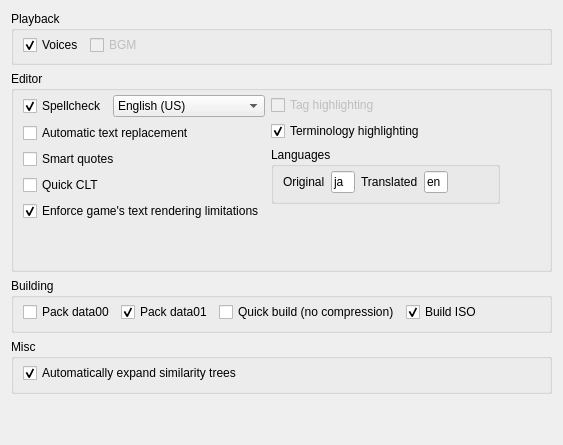
     <widget class="QWidget" name="tabPrefs">
      <attribute name="title">
       <string>Preferences</string>
      </attribute>
      <layout class="QVBoxLayout" name="verticalLayout_3">
       <item>
        <widget class="QGroupBox" name="groupBox">
         <property name="title">
          <string>Playback</string>
         </property>
         <layout class="QHBoxLayout" name="horizontalLayout_3">
          <property name="topMargin">
           <number>4</number>
          </property>
          <property name="bottomMargin">
           <number>7</number>
          </property>
          <item>
           <widget class="QCheckBox" name="chkPlayVoices">
            <property name="text">
             <string>Voices</string>
            </property>
            <property name="checked">
             <bool>true</bool>
            </property>
           </widget>
          </item>
          <item>
           <widget class="QCheckBox" name="chkPlayBGM">
            <property name="enabled">
             <bool>false</bool>
            </property>
            <property name="text">
             <string>BGM</string>
            </property>
           </widget>
          </item>
          <item>
           <spacer name="horizontalSpacer_2">
            <property name="orientation">
             <enum>Qt::Horizontal</enum>
            </property>
            <property name="sizeHint" stdset="0">
             <size>
              <width>40</width>
              <height>20</height>
             </size>
            </property>
           </spacer>
          </item>
         </layout>
        </widget>
       </item>
       <item>
        <widget class="QGroupBox" name="groupBox_2">
         <property name="title">
          <string>Editor</string>
         </property>
         <layout class="QHBoxLayout" name="horizontalLayout_7">
          <property name="topMargin">
           <number>4</number>
          </property>
          <property name="bottomMargin">
           <number>8</number>
          </property>
          <item>
           <layout class="QVBoxLayout" name="verticalLayout_9">
            <item>
             <layout class="QHBoxLayout" name="horizontalLayout">
              <item>
               <widget class="QCheckBox" name="chkSpellCheck">
                <property name="enabled">
                 <bool>true</bool>
                </property>
                <property name="sizePolicy">
                 <sizepolicy hsizetype="Maximum" vsizetype="Preferred">
                  <horstretch>0</horstretch>
                  <verstretch>0</verstretch>
                 </sizepolicy>
                </property>
                <property name="text">
                 <string>Spellcheck</string>
                </property>
                <property name="checked">
                 <bool>true</bool>
                </property>
               </widget>
              </item>
              <item>
               <widget class="QComboBox" name="cboSpellCheckLang">
                <property name="enabled">
                 <bool>true</bool>
                </property>
                <property name="sizePolicy">
                 <sizepolicy hsizetype="Minimum" vsizetype="Fixed">
                  <horstretch>0</horstretch>
                  <verstretch>0</verstretch>
                 </sizepolicy>
                </property>
                <property name="sizeAdjustPolicy">
                 <enum>QComboBox::AdjustToContents</enum>
                </property>
                <item>
                 <property name="text">
                  <string>English (US)</string>
                 </property>
                </item>
                <item>
                 <property name="text">
                  <string>English (UK)</string>
                 </property>
                </item>
               </widget>
              </item>
             </layout>
            </item>
            <item>
             <widget class="QCheckBox" name="chkTextRepl">
              <property name="enabled">
               <bool>true</bool>
              </property>
              <property name="text">
               <string>Automatic text replacement</string>
              </property>
             </widget>
            </item>
            <item>
             <widget class="QCheckBox" name="chkSmartQuotes">
              <property name="enabled">
               <bool>true</bool>
              </property>
              <property name="toolTip">
               <string>Automatically replaces straight apostrophes and quotes with angled versions.</string>
              </property>
              <property name="text">
               <string>Smart quotes</string>
              </property>
             </widget>
            </item>
            <item>
             <widget class="QCheckBox" name="chkQuickClt">
              <property name="toolTip">
               <string>Automatically replaces &lt;X&gt; with &lt;CLT X&gt;[cursor]&lt;CLT&gt; or &lt;CLT&gt;&lt;CLT X&gt;[cursor] if there's an active CLT at the cursor.</string>
              </property>
              <property name="text">
               <string>Quick CLT</string>
              </property>
             </widget>
            </item>
            <item>
             <widget class="QCheckBox" name="chkMangle">
              <property name="text">
               <string>Enforce game's text rendering limitations</string>
              </property>
              <property name="checked">
               <bool>true</bool>
              </property>
             </widget>
            </item>
            <item>
             <spacer name="verticalSpacer_4">
              <property name="orientation">
               <enum>Qt::Vertical</enum>
              </property>
              <property name="sizeHint" stdset="0">
               <size>
                <width>20</width>
                <height>40</height>
               </size>
              </property>
             </spacer>
            </item>
           </layout>
          </item>
          <item>
           <layout class="QVBoxLayout" name="verticalLayout_8">
            <item>
             <widget class="QCheckBox" name="chkTagHighlight">
              <property name="enabled">
               <bool>false</bool>
              </property>
              <property name="text">
               <string>Tag highlighting</string>
              </property>
             </widget>
            </item>
            <item>
             <widget class="QCheckBox" name="chkTermHighlight">
              <property name="text">
               <string>Terminology highlighting</string>
              </property>
              <property name="checked">
               <bool>true</bool>
              </property>
             </widget>
            </item>
            <item>
             <widget class="QGroupBox" name="groupBox_5">
              <property name="title">
               <string>Languages</string>
              </property>
              <layout class="QHBoxLayout" name="horizontalLayout_9">
               <property name="topMargin">
                <number>4</number>
               </property>
               <property name="bottomMargin">
                <number>8</number>
               </property>
               <item>
                <widget class="QLabel" name="label_10">
                 <property name="text">
                  <string>Original</string>
                 </property>
                </widget>
               </item>
               <item>
                <widget class="QLineEdit" name="txtLangOrig">
                 <property name="sizePolicy">
                  <sizepolicy hsizetype="Expanding" vsizetype="Maximum">
                   <horstretch>0</horstretch>
                   <verstretch>0</verstretch>
                  </sizepolicy>
                 </property>
                 <property name="maximumSize">
                  <size>
                   <width>24</width>
                   <height>16777215</height>
                  </size>
                 </property>
                 <property name="inputMask">
                  <string>&lt;AA; </string>
                 </property>
                 <property name="text">
                  <string>ja</string>
                 </property>
                 <property name="maxLength">
                  <number>2</number>
                 </property>
                </widget>
               </item>
               <item>
                <widget class="QLabel" name="label_11">
                 <property name="text">
                  <string>Translated</string>
                 </property>
                </widget>
               </item>
               <item>
                <widget class="QLineEdit" name="txtLangTrans">
                 <property name="sizePolicy">
                  <sizepolicy hsizetype="Expanding" vsizetype="Fixed">
                   <horstretch>0</horstretch>
                   <verstretch>0</verstretch>
                  </sizepolicy>
                 </property>
                 <property name="maximumSize">
                  <size>
                   <width>24</width>
                   <height>16777215</height>
                  </size>
                 </property>
                 <property name="inputMask">
                  <string>&lt;AA; </string>
                 </property>
                 <property name="text">
                  <string>en</string>
                 </property>
                </widget>
               </item>
               <item>
                <spacer name="horizontalSpacer">
                 <property name="orientation">
                  <enum>Qt::Horizontal</enum>
                 </property>
                 <property name="sizeHint" stdset="0">
                  <size>
                   <width>40</width>
                   <height>20</height>
                  </size>
                 </property>
                </spacer>
               </item>
              </layout>
             </widget>
            </item>
            <item>
             <spacer name="verticalSpacer_3">
              <property name="orientation">
               <enum>Qt::Vertical</enum>
              </property>
              <property name="sizeHint" stdset="0">
               <size>
                <width>20</width>
                <height>40</height>
               </size>
              </property>
             </spacer>
            </item>
           </layout>
          </item>
          <item>
           <spacer name="horizontalSpacer_7">
            <property name="orientation">
             <enum>Qt::Horizontal</enum>
            </property>
            <property name="sizeHint" stdset="0">
             <size>
              <width>40</width>
              <height>20</height>
             </size>
            </property>
           </spacer>
          </item>
         </layout>
        </widget>
       </item>
       <item>
        <widget class="QGroupBox" name="groupBox_4">
         <property name="title">
          <string>Building</string>
         </property>
         <layout class="QHBoxLayout" name="horizontalLayout_6">
          <property name="topMargin">
           <number>4</number>
          </property>
          <property name="bottomMargin">
           <number>8</number>
          </property>
          <item>
           <widget class="QCheckBox" name="chkPackData00">
            <property name="enabled">
             <bool>true</bool>
            </property>
            <property name="text">
             <string>Pack data00</string>
            </property>
            <property name="checked">
             <bool>false</bool>
            </property>
           </widget>
          </item>
          <item>
           <widget class="QCheckBox" name="chkPackData01">
            <property name="text">
             <string>Pack data01</string>
            </property>
            <property name="checked">
             <bool>true</bool>
            </property>
           </widget>
          </item>
          <item>
           <widget class="QCheckBox" name="chkQuickBuild">
            <property name="text">
             <string>Quick build (no compression)</string>
            </property>
           </widget>
          </item>
          <item>
           <widget class="QCheckBox" name="chkBuildISO">
            <property name="text">
             <string>Build ISO</string>
            </property>
            <property name="checked">
             <bool>true</bool>
            </property>
           </widget>
          </item>
          <item>
           <spacer name="horizontalSpacer_6">
            <property name="orientation">
             <enum>Qt::Horizontal</enum>
            </property>
            <property name="sizeHint" stdset="0">
             <size>
              <width>40</width>
              <height>20</height>
             </size>
            </property>
           </spacer>
          </item>
         </layout>
        </widget>
       </item>
       <item>
        <widget class="QGroupBox" name="groupBox_3">
         <property name="title">
          <string>Misc</string>
         </property>
         <layout class="QVBoxLayout" name="verticalLayout_7">
          <property name="topMargin">
           <number>4</number>
          </property>
          <property name="bottomMargin">
           <number>8</number>
          </property>
          <item>
           <widget class="QCheckBox" name="chkExpandTrees">
            <property name="text">
             <string>Automatically expand similarity trees</string>
            </property>
            <property name="checked">
             <bool>true</bool>
            </property>
           </widget>
          </item>
         </layout>
        </widget>
       </item>
       <item>
        <spacer name="verticalSpacer">
         <property name="orientation">
          <enum>Qt::Vertical</enum>
         </property>
         <property name="sizeHint" stdset="0">
          <size>
           <width>20</width>
           <height>40</height>
          </size>
         </property>
        </spacer>
       </item>
      </layout>
     </widget>
